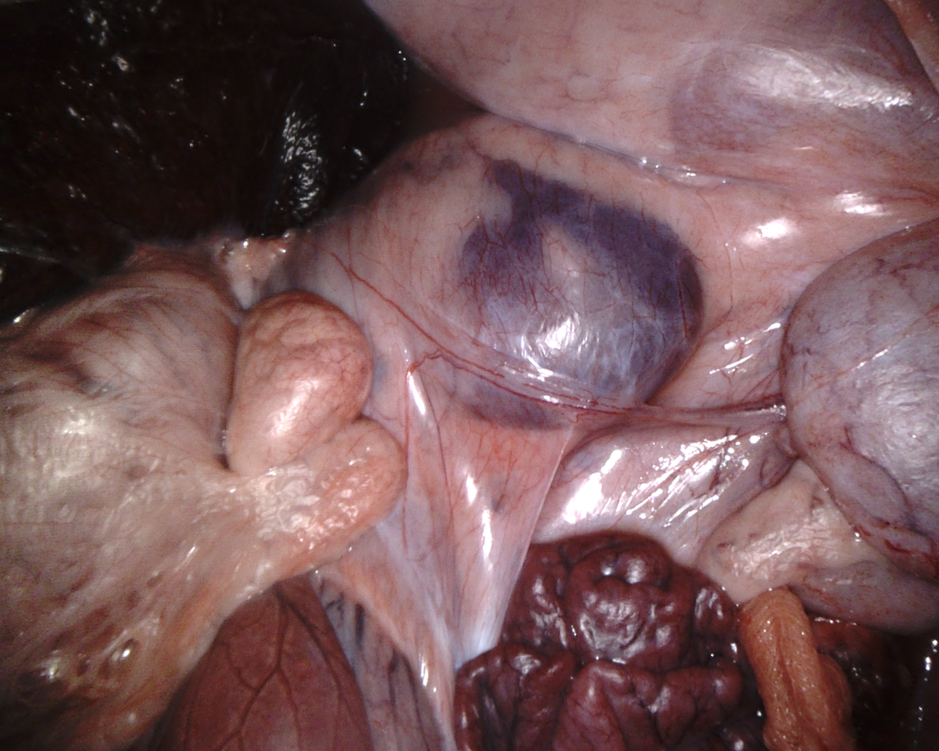
#> input picture EndoSRR-master/EndoRR_Dataset/test/image/8_1_Left_Image.png, 939 x 751 px, shrunk from 1280 x 1024 before the run
$ python -i improved_decomposition.py   (imports and definitions only)   (older library calls are emulated)
#> lines starting #> are read from the running program, lines starting #| are printed output that depends on the picture; after the words box and inside, x2 and y2 are one past the last pixel; in counts of white or black regions, pixels touching at a corner belong together
import torch
import torch.nn as nn
import torch.nn.functional as F
import numpy as np
import cv2
from typing import Dict, Tuple, Optional
from scipy import ndimage


class ImprovedHighlightDetector:
    """改进的高光检测器，专门针对内窥镜图像"""

    def __init__(self):
        self.methods = ['intensity', 'gradient', 'saturation', 'specular']

    def detect_intensity_highlights(self, image: np.ndarray) -> np.ndarray:
        """基于强度的高光检测"""
        # 转换为灰度
        gray = cv2.cvtColor(image, cv2.COLOR_RGB2GRAY) if len(image.shape) == 3 else image
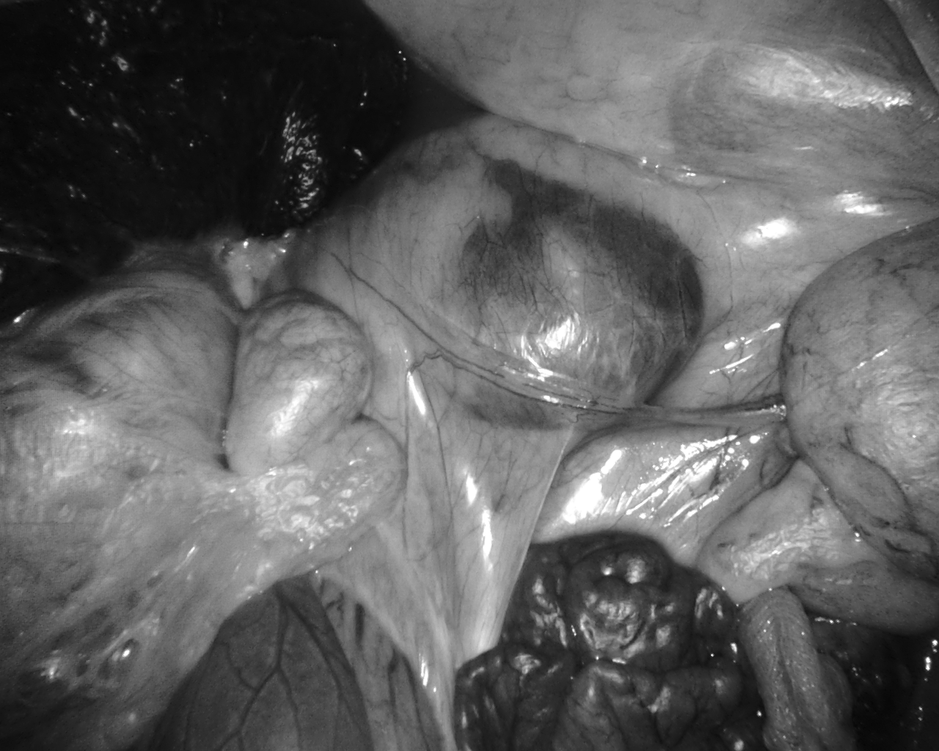
#> gray: shape (751, 939); min 5, max 255, mean 96.8
        gray = gray.astype(np.float32) / 255.0

        # 使用多个阈值
        thresh_high = np.percentile(gray, 90)  # 前10%的亮度
#> thresh_high = 0.616
        thresh_very_high = np.percentile(gray, 95)  # 前5%的亮度
#> thresh_very_high = 0.678

        # 创建mask
        mask1 = gray > thresh_high
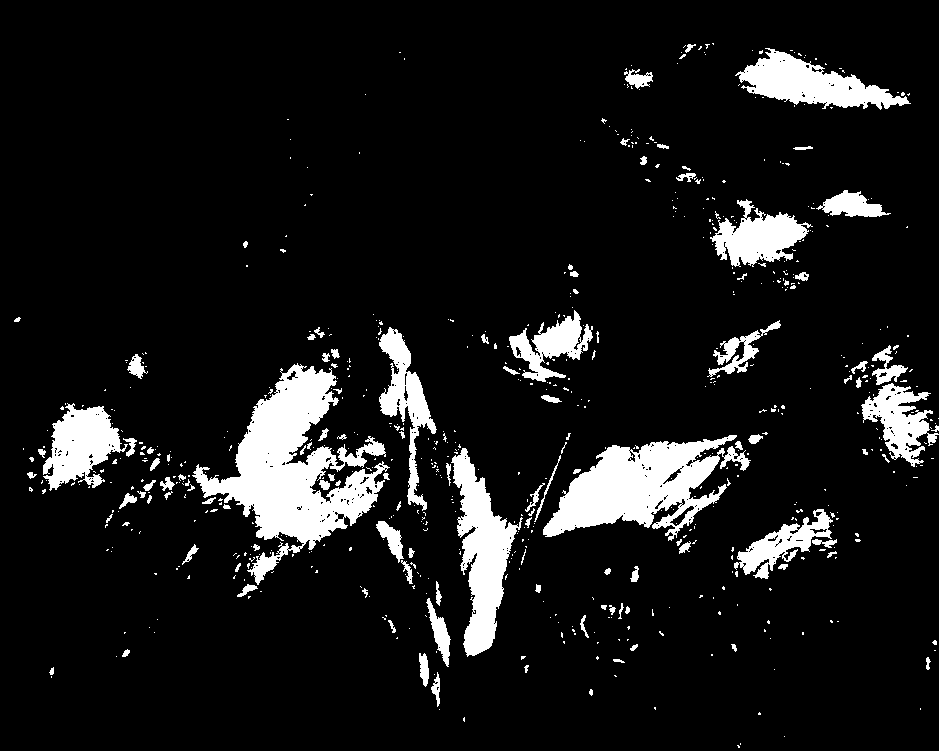
#> mask1: shape (751, 939) bool; 9.7% white; 673 white regions (558 under 20 px), largest, box (x1, y1, x2, y2) and area: (192, 363, 390, 585) 16099, (543, 435, 751, 541) 10664, (451, 448, 523, 657) 6535
        mask2 = gray > thresh_very_high
#> mask2: shape (751, 939) bool; 4.9% white; 387 white regions (312 under 20 px), largest, box (x1, y1, x2, y2) and area: (545, 435, 737, 534) 6859, (226, 452, 329, 539) 4182, (455, 461, 504, 653) 3533

        # 组合mask，给更亮的区域更高权重
        highlight_mask = mask1.astype(np.float32) * 0.5 + mask2.astype(np.float32) * 0.5

        return highlight_mask

    def detect_gradient_highlights(self, image: np.ndarray) -> np.ndarray:
        """基于梯度的高光检测 - 高光区域通常梯度较小"""
        gray = cv2.cvtColor(image, cv2.COLOR_RGB2GRAY) if len(image.shape) == 3 else image

        # 计算梯度
        grad_x = cv2.Sobel(gray, cv2.CV_64F, 1, 0, ksize=3)
        grad_y = cv2.Sobel(gray, cv2.CV_64F, 0, 1, ksize=3)
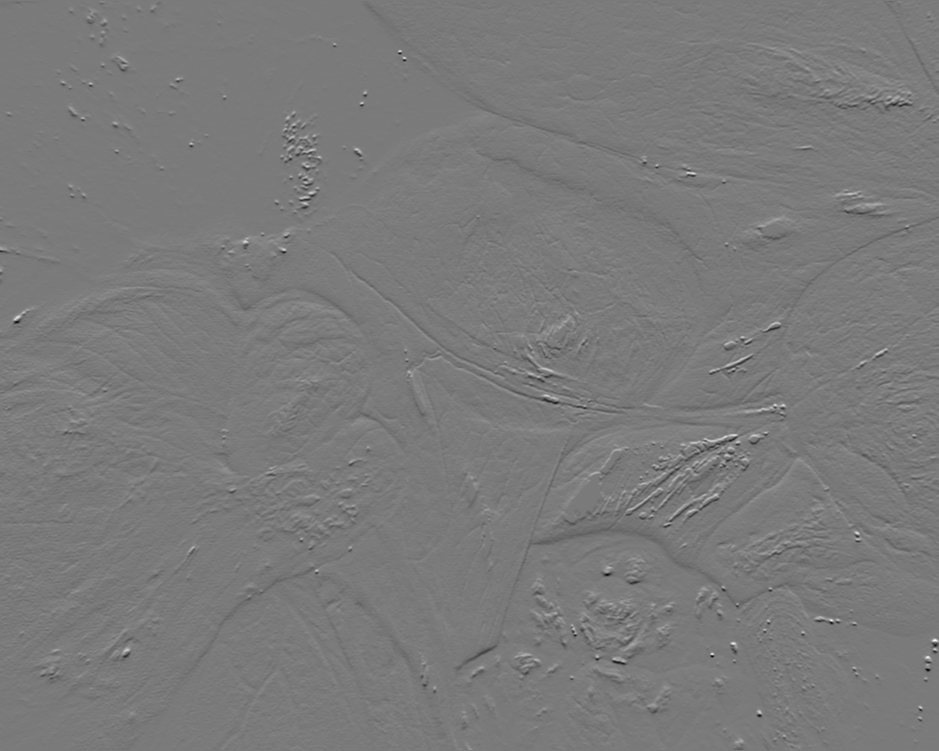
#> grad_y: shape (751, 939) float64; min -687, max 740, mean -0.2; drawn with min black and max white
        gradient_magnitude = np.sqrt(grad_x**2 + grad_y**2)

        # 归一化
        gradient_magnitude = gradient_magnitude / (gradient_magnitude.max() + 1e-8)

        # 高光区域梯度小但亮度高
        gray_norm = gray.astype(np.float32) / 255.0
        highlight_mask = (gray_norm > 0.7) & (gradient_magnitude < 0.3)
#> highlight_mask: shape (751, 939) bool; 3.7% white; 363 white regions (308 under 20 px), largest, box (x1, y1, x2, y2) and area: (548, 438, 726, 531) 5232, (226, 458, 328, 539) 3333, (457, 462, 502, 653) 2953

        return highlight_mask.astype(np.float32)

    def detect_saturation_highlights(self, image: np.ndarray) -> np.ndarray:
        """基于饱和度的高光检测"""
        # 转换到HSV
        hsv = cv2.cvtColor(image, cv2.COLOR_RGB2HSV)
#> hsv: shape (751, 939, 3); mean H, S, V 97.2, 83, 118.7
        saturation = hsv[:, :, 1] / 255.0
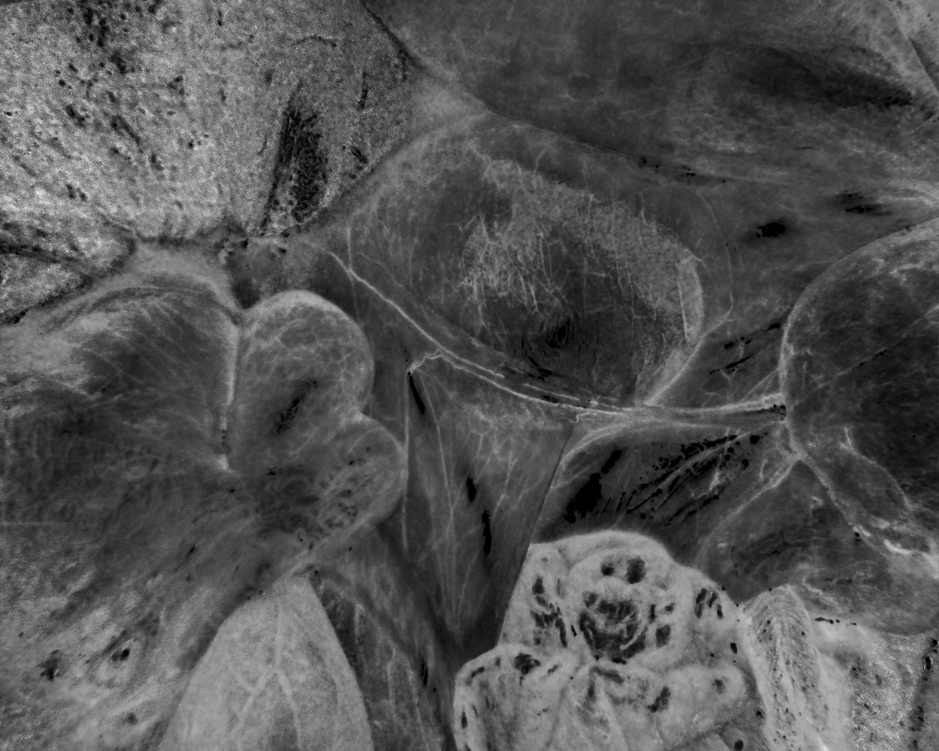
#> saturation: shape (751, 939) float64; min 0, max 0.945, mean 0.326
        value = hsv[:, :, 2] / 255.0
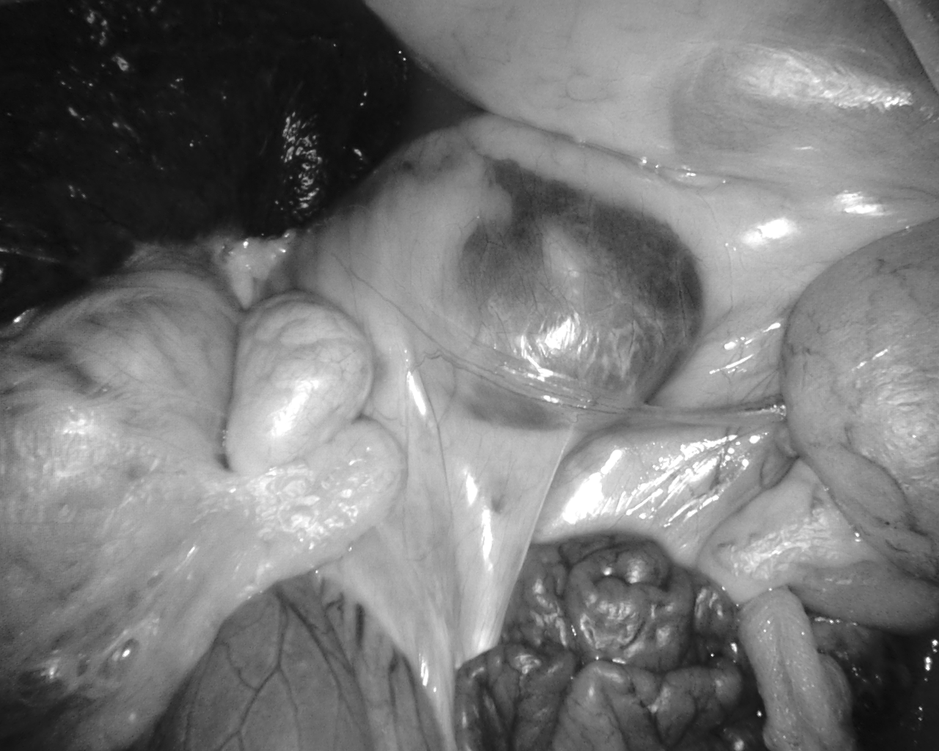
#> value: shape (751, 939) float64; min 0.0314, max 1, mean 0.465

        # 高光区域：高亮度 + 低饱和度
        highlight_mask = (value > 0.7) & (saturation < 0.2)
#> highlight_mask: shape (751, 939) bool; 6% white; 564 white regions (477 under 20 px), largest, box (x1, y1, x2, y2) and area: (543, 435, 737, 535) 8929, (457, 462, 511, 656) 4321, (740, 53, 909, 108) 4250

        # 添加极高亮度区域
        very_bright = value > 0.85
#> very_bright: shape (751, 939) bool; 2.1% white; 238 white regions (181 under 20 px), largest, box (x1, y1, x2, y2) and area: (556, 437, 727, 524) 3227, (262, 374, 330, 451) 2164, (741, 217, 797, 248) 902
        highlight_mask = highlight_mask | very_bright
#> highlight_mask: shape (751, 939) bool; 6.2% white; 577 white regions (484 under 20 px), largest, box (x1, y1, x2, y2) and area: (543, 435, 737, 535) 8930, (457, 462, 511, 656) 4332, (740, 53, 909, 108) 4250

        return highlight_mask.astype(np.float32)

    def detect_specular_highlights(self, image: np.ndarray) -> np.ndarray:
        """检测镜面反射高光"""
        # 使用Lab颜色空间
        lab = cv2.cvtColor(image, cv2.COLOR_RGB2LAB)
#> lab: shape (751, 939, 3); mean of channels 0, 1, 2 100.7, 141.3, 131.9
        L = lab[:, :, 0] / 255.0  # 亮度通道

        # 镜面反射通常是非常亮的小区域
        thresh = np.percentile(L, 93)
#> thresh = 0.671
        specular_mask = L > thresh
#> specular_mask: shape (751, 939) bool; 6.7% white; 477 white regions (388 under 20 px), largest, box (x1, y1, x2, y2) and area: (196, 368, 373, 543) 11042, (544, 435, 737, 535) 8213, (454, 457, 505, 654) 4724

        # 使用形态学操作清理
        kernel = cv2.getStructuringElement(cv2.MORPH_ELLIPSE, (3, 3))
        specular_mask = cv2.morphologyEx(specular_mask.astype(np.uint8),
                                        cv2.MORPH_CLOSE, kernel)
#> specular_mask: shape (751, 939); values 0 (black) and 1 (white), 7% white; 375 white regions (302 under 20 px), largest, box (x1, y1, x2, y2) and area: (196, 367, 381, 550) 11757, (544, 435, 749, 535) 9430, (453, 457, 510, 654) 4930

        return specular_mask.astype(np.float32)

    def detect_combined(self, image: np.ndarray) -> np.ndarray:
        """组合多种方法检测高光"""
        # 确保输入是uint8格式
        if image.max() <= 1.0:
            image = (image * 255).astype(np.uint8)

        # 应用所有检测方法
        intensity_mask = self.detect_intensity_highlights(image)
        gradient_mask = self.detect_gradient_highlights(image)
        saturation_mask = self.detect_saturation_highlights(image)
        specular_mask = self.detect_specular_highlights(image)

        # 加权组合
        combined_mask = (intensity_mask * 0.3 +
                        gradient_mask * 0.2 +
                        saturation_mask * 0.3 +
                        specular_mask * 0.2)

        # 阈值化和平滑
        combined_mask = combined_mask > 0.3
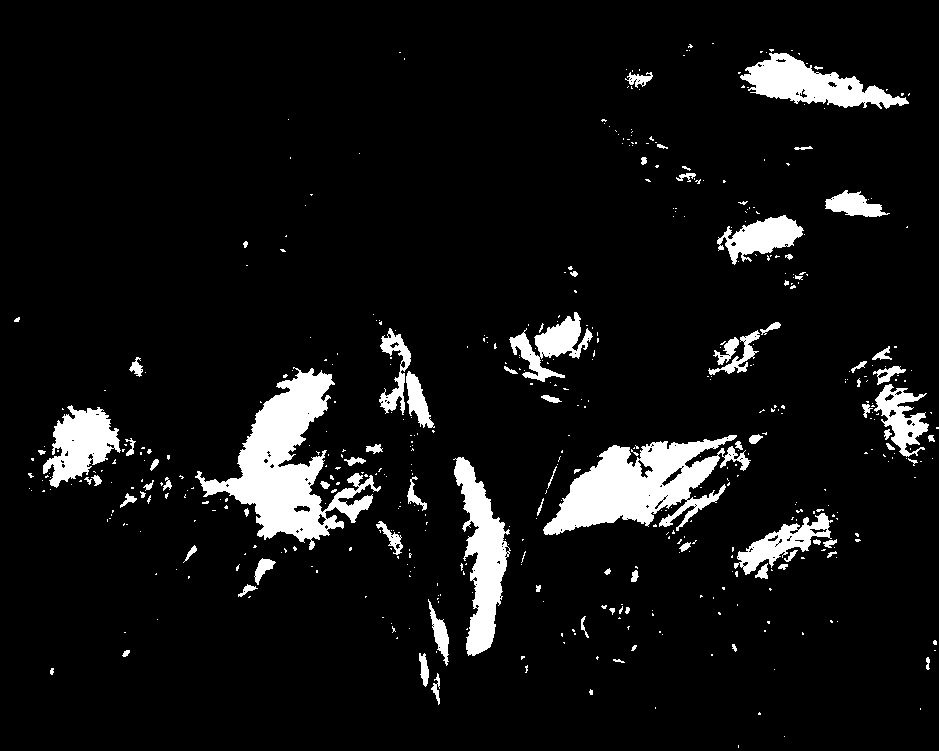
#> combined_mask: shape (751, 939) bool; 7.6% white; 511 white regions (426 under 20 px), largest, box (x1, y1, x2, y2) and area: (195, 367, 381, 550) 11775, (543, 435, 751, 535) 9875, (453, 457, 511, 656) 5225
        combined_mask = ndimage.gaussian_filter(combined_mask.astype(np.float32), sigma=1.0)

        # 确保mask不是全黑
        if combined_mask.max() == 0:
            # 如果没有检测到高光，至少标记最亮的5%区域
            gray = cv2.cvtColor(image, cv2.COLOR_RGB2GRAY)
            thresh = np.percentile(gray, 95)
            combined_mask = (gray > thresh).astype(np.float32)

        return combined_mask


class PhysicallyBasedDecomposition:
    """基于物理模型的图像分解"""

    def __init__(self):
        self.highlight_detector = ImprovedHighlightDetector()

    # [146 lines left out: functions decompose, extract_reflection, decompose_intrinsic_shading, optimize_decomposition, not called in this run]


class SimpleDecomposer:
    """简单但有效的分解器，用于测试"""

    def __init__(self):
        pass

    # [39 lines left out: function decompose, not called in this run]

>>> import cv2
>>> picture = cv2.cvtColor(cv2.imread('EndoSRR-master/EndoRR_Dataset/test/image/8_1_Left_Image.png'), cv2.COLOR_BGR2RGB)
>>> result = ImprovedHighlightDetector().detect_combined(picture)

$ run again, on EndoSRR-master/EndoRR_Dataset/test/image/9_1_Left_Image.png
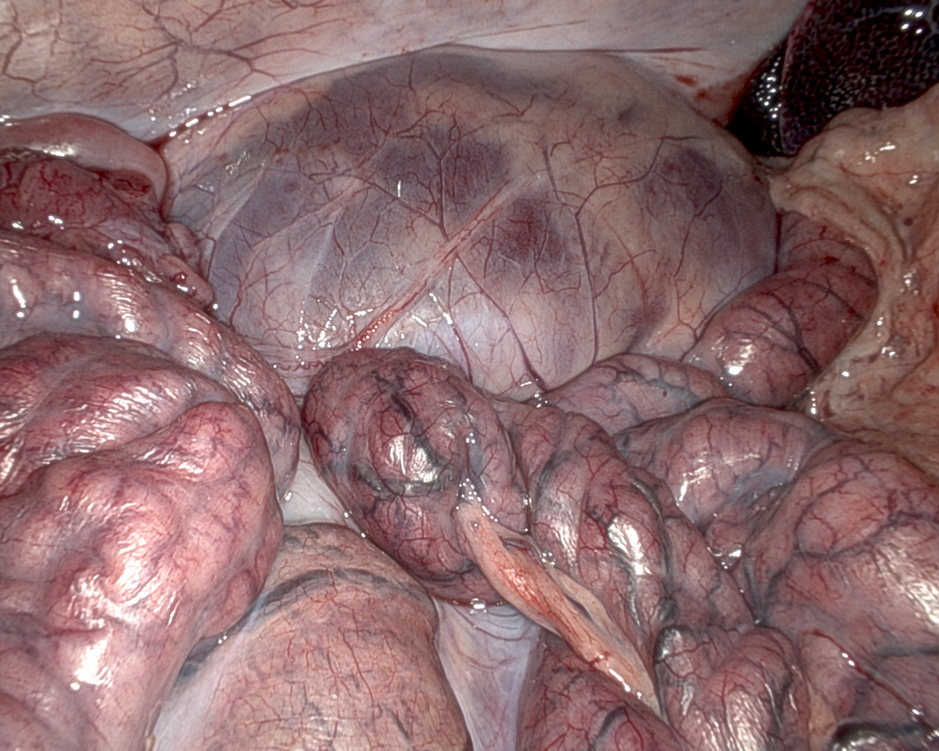
#> input picture EndoSRR-master/EndoRR_Dataset/test/image/9_1_Left_Image.png, 939 x 751 px, shrunk from 1280 x 1024 before the run
#> in detect_intensity_highlights, `gray = cv2.cvtColor(image, cv2.COLOR_RGB2GRAY) if len(image.shape) == ..`:
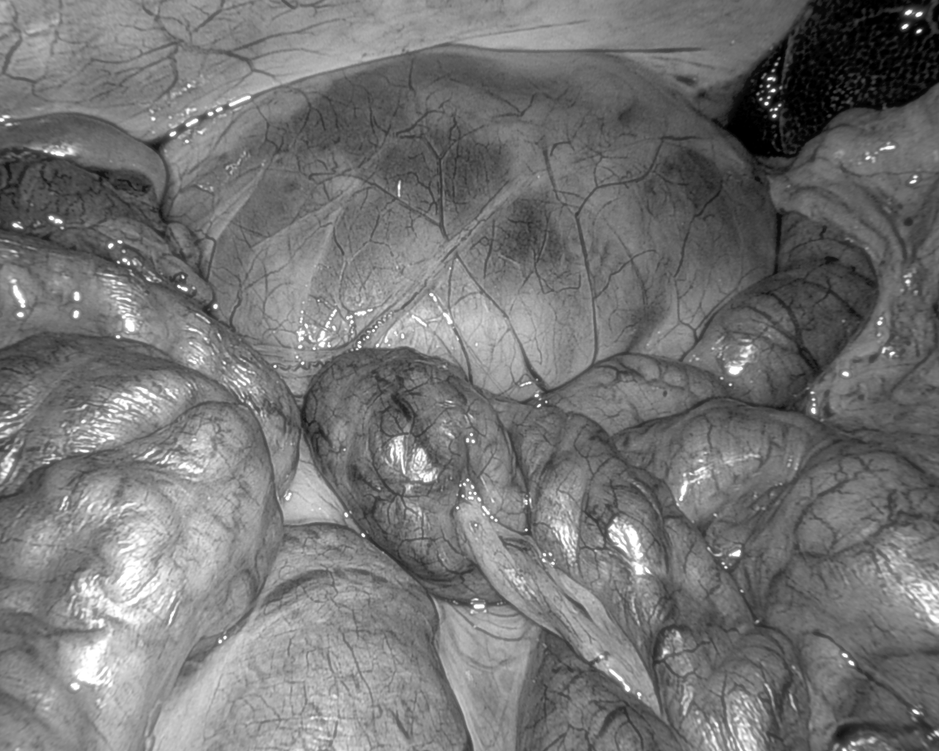
#> gray: shape (751, 939); min 0, max 255, mean 116.2
#> thresh_high = 0.651
#> thresh_very_high = 0.718
#> mask1: shape (751, 939) bool; 10% white; 1189 white regions (955 under 20 px), largest, box (x1, y1, x2, y2) and area: (61, 482, 237, 751) 19093, (153, 598, 310, 751) 7072, (257, 656, 371, 751) 3926
#> mask2: shape (751, 939) bool; 4.9% white; 944 white regions (783 under 20 px), largest, box (x1, y1, x2, y2) and area: (67, 492, 182, 719) 10073, (153, 623, 265, 751) 3478, (183, 513, 222, 588) 1413
#> hsv: shape (751, 939, 3); mean H, S, V 113.7, 69.5, 139.5
#> very_bright: shape (751, 939) bool; 3.8% white; 790 white regions (672 under 20 px), largest, box (x1, y1, x2, y2) and area: (75, 492, 226, 634) 9558, (67, 622, 145, 719) 3710, (167, 430, 225, 478) 1029
#> lab: shape (751, 939, 3); mean of channels 0, 1, 2 121.9, 141.8, 132.3
#> thresh = 0.706
#> in detect_combined, `combined_mask = ndimage.gaussian_filter(combined_mask.astype(np.float3..`:
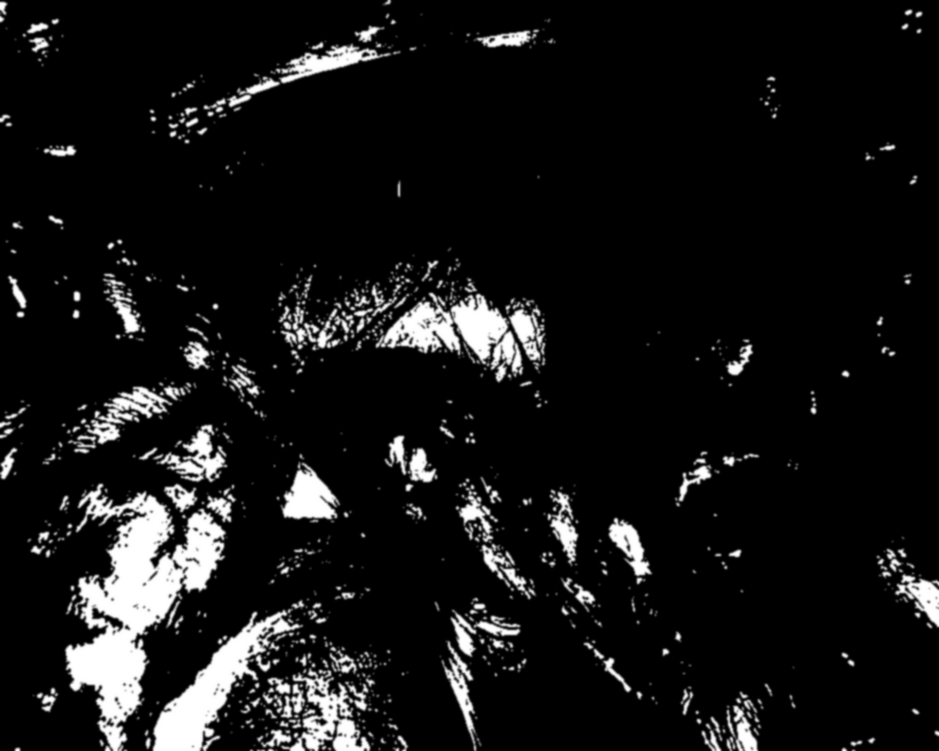
#> combined_mask: shape (751, 939) float32; min 0, max 1, mean 0.0865
